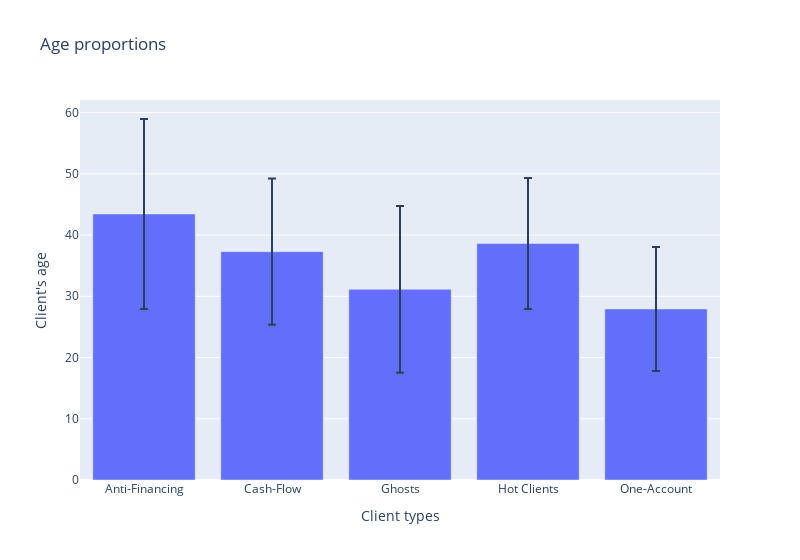

Source (notebook cell):
### Code cell
px.bar(age_prop, x = age_prop.index, y = age_prop['mean'], error_y = age_prop['std'],
       title = 'Age proportions',
       labels = {'mean':"Client's age", 'Cluster_names':'Client types'}, width = 800)

### Figure 1 — Plotly figure (JSON) as saved in the notebook; plotly's stock layout.template omitted (floating-point values rounded to 4 significant figures)
{"data": [{"alignmentgroup": "True", "error_y": {"array": [15.51, 11.94, 13.62, 10.71, 10.12]}, "hovertemplate": "Client types=%{x}<br>Client's age=%{y}<extra></extra>", "legendgroup": "", "marker": {"color": "#636efa", "pattern": {"shape": ""}}, "name": "", "offsetgroup": "", "orientation": "v", "showlegend": false, "textposition": "auto", "type": "bar", "x": ["Anti-Financing", "Cash-Flow", "Ghosts", "Hot Clients", "One-Account"], "xaxis": "x", "y": [43.45, 37.29, 31.14, 38.62, 27.93], "yaxis": "y"}], "layout": {"barmode": "relative", "legend": {"tracegroupgap": 0}, "title": {"text": "Age proportions"}, "width": 800, "xaxis": {"anchor": "y", "domain": [0, 1], "title": {"text": "Client types"}}, "yaxis": {"anchor": "x", "domain": [0, 1], "title": {"text": "Client's age"}}}}
